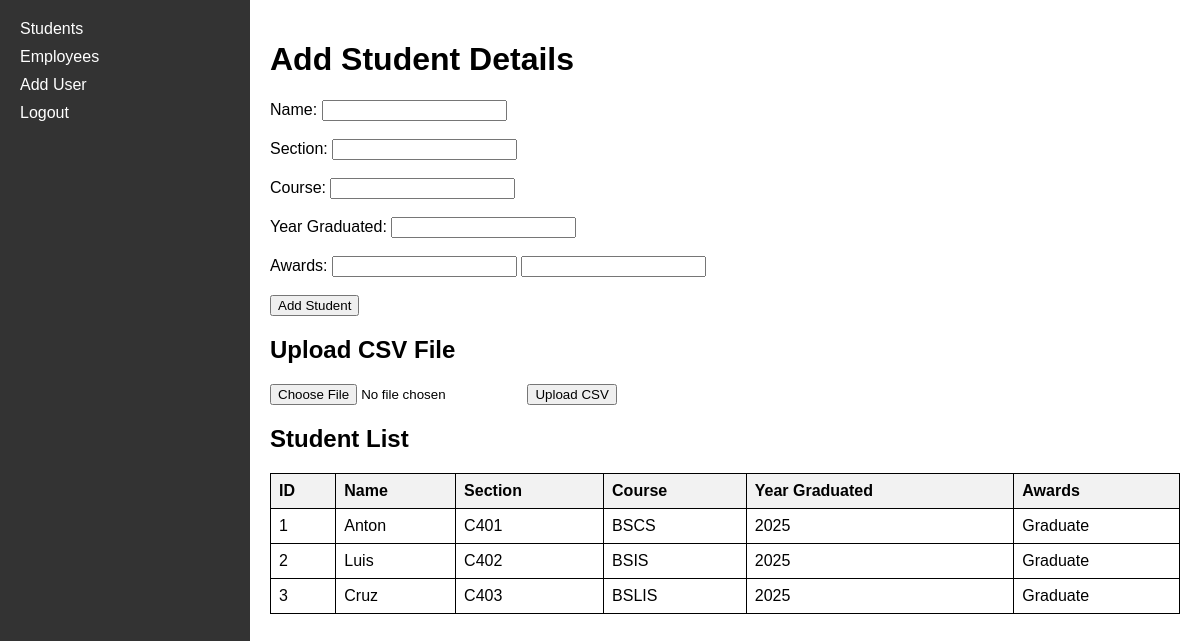
Page /student on the committed database.
### tables this page shows
CREATE TABLE student (
    id INTEGER PRIMARY KEY AUTOINCREMENT,
            name TEXT NOT NULL,
            section TEXT NOT NULL,
            course TEXT NOT NULL,
            year_graduated INTEGER,
            awards TEXT
);

### test.py (the view, shortened to what this page needs)
@app.route('/student', methods=['GET' , 'POST'])
def student():
    6
    conn = connect()
    students = conn.execute('SELECT * FROM student').fetchall()
    conn.close()
    return render_template('student.html', students=students)

### test.py (called while the page is built)
def connect():
    conn = sqlite3.connect('hub.db')
    conn.row_factory = sqlite3.Row
    return conn

### templates/student.html (shortened to what this page needs)
<!DOCTYPE html>
<html lang="en">
<head>
</head>
<body>
    <div class="sidebar">
        <a href="{{ url_for('student') }}">Students</a>
        <a href="employee.html">Employees</a>
        <a href="add.html">Add User</a>
        <a href="{{ url_for('logout') }}" class="logout">Logout</a>
    </div>
    <div class="content">
        <h1 id="add-student">Add Student Details</h1>
        <form action="{{ url_for('student') }}" method="post">
            <label for="name">Name:</label>
            <input type="text" id="name" name="name" required><br><br>
            <label for="section">Section:</label>
            <input type="text" id="section" name="section" required><br><br>
            <label for="course">Course:</label>
            <input type="text" id="course" name="course" required><br><br>
            <label for="year_graduated">Year Graduated:</label>
            <input type="number" id="year_graduated" name="year_graduated" required><br><br>
            <label for="awards">Awards:</label>
            <input type="text" id="awards" name="awards">
            <input type="text" id="awards" name="awards"><br><br>
            <input type="submit" value="Add Student">
        </form>
        <h2 id="upload-csv">Upload CSV File</h2>
        <form action="{{ url_for('student') }}" method="post" enctype="multipart/form-data">
            <input type="file" name="file" accept=".csv" required>
            <input type="submit" value="Upload CSV">
        </form>
        <h2 id="student-list">Student List</h2>
        <table>
            <thead>
                <tr>
                    <th>ID</th>
                    <th>Name</th>
                    <th>Section</th>
                    <th>Course</th>
                    <th>Year Graduated</th>
                    <th>Awards</th>
                </tr>
            </thead>
            <tbody>
                {% for student in students %}
                <tr>
                    <td>{{ student['id'] }}</td>
                    <td>{{ student['name'] }}</td>
                    <td>{{ student['section'] }}</td>
                    <td>{{ student['course'] }}</td>
                    <td>{{ student['year_graduated'] }}</td>
                    <td>{{ student['awards'] }}</td>
                </tr>
                {% endfor %}
            </tbody>
        </table>
    </div>
</body>
</html>

### templates/student.html (style rules this page uses)
body { margin: 0; font-family: Arial, sans-serif; display: flex; }
.sidebar { width: 250px; height: 100vh; position: fixed; top: 0; left: 0; background-color: #333; color: white; padding: 20px; box-sizing: border-box; }
.sidebar a { color: white; text-decoration: none; display: block; margin-bottom: 10px; }
.content { margin-left: 250px; padding: 20px; width: calc(100% - 250px); }
table { width: 100%; border-collapse: collapse; }
table, th, td { border: 1px solid black; }
th, td { padding: 8px; text-align: left; }
th { background-color: #f2f2f2; }
form { margin-bottom: 20px; }

### rows in the picture
student: id "1", name "Anton", section "C401", course "BSCS", year_graduated "2025", awards "Graduate"
student: id "2", name "Luis", section "C402", course "BSIS", year_graduated "2025", awards "Graduate"
student: id "3", name "Cruz", section "C403", course "BSLIS", year_graduated "2025", awards "Graduate"
